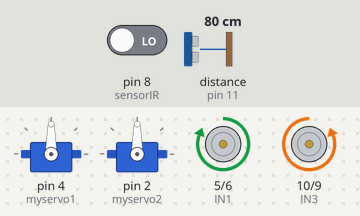
This sketch was run on a simulated Arduino Uno, built with avr-gcc and run on an emulated ATmega328P. On the bench: 2 × servo, motor-driver pin pairs drawn as motors (green arrow = first pin HIGH = forward, orange = second pin HIGH = backward, longer = more drive). The inputs (shaded band) are chosen by the test bench; at power-on: distance to the obstacle (sensor on pin 11) 80 cm, pin 8 (sensorIR) LOW. The echo pulse lasts 58.3 µs per cm; what the sketch prints to the serial monitor is not drawn.

Above: at 1.3 s.
1.4 s: distance to the obstacle (sensor on pin 11) set to 18 cm
3.2 s: distance to the obstacle (sensor on pin 11) set to 14 cm
At 5.2 s:
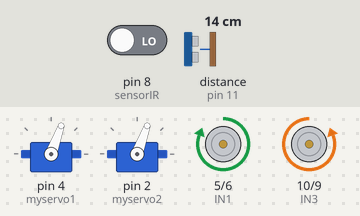
5.5 s: pin 8 (sensorIR) driven HIGH
8.5 s: distance to the obstacle (sensor on pin 11) set to 35 cm
At 11.2 s:
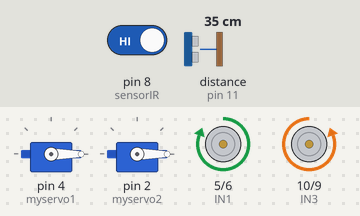
11.5 s: distance to the obstacle (sensor on pin 11) set to 2 cm
At 14.5 s:
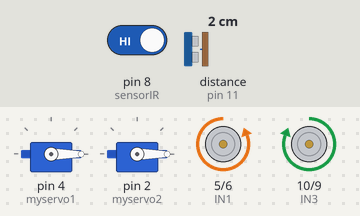
Timing chart, 0 to 15.5 s (numbered marks = the images above; inputs shaded):
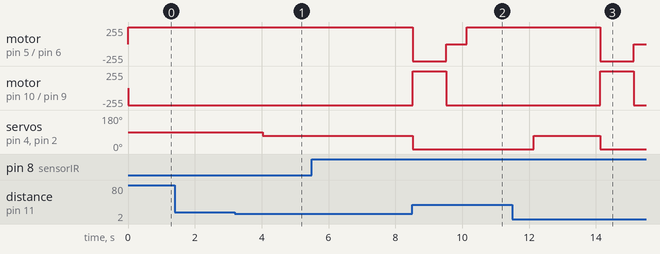

The sketch:

sketch_may25a.ino
```cpp
#include <Servo.h>
#include <Ultrasonic.h>
////////////////////////////////////////////////
#define trigger 12 //larannja
#define echo 13  //verde
#define IN1 5  ///marrom
#define IN2 6  //verde
#define IN3 10  //branco
#define IN4 9 //amrelo
 Servo myservo1;
 Servo myservo2;
 int sensorIR = 8;
 int estado;
 int val;
/*------*/int cm;/*------*/

Ultrasonic ultrasonic(12, 11);

void setup()
  {

    Serial.begin(9600);
    pinMode(trigger, OUTPUT);
    pinMode(echo, INPUT);
    pinMode(IN1, OUTPUT);
    pinMode(IN2, OUTPUT);
    pinMode(IN3, OUTPUT);
    pinMode(IN4, OUTPUT);
    pinMode(sensorIR, INPUT);
    myservo1.attach(4);
    myservo2.attach(2);

  }

   void loop()
    {
    estado = digitalRead(sensorIR);
       cm = ultrasonic.read();
      Serial.print(cm);
    // IR PRA FRENTE
    analogWrite(IN1, 255);
    digitalWrite(IN2, LOW);
    digitalWrite(IN3, LOW);
    analogWrite(IN4, 255);
    delay(500);


    if(cm <= 15){
     myservo2.write(70);
    myservo1.write(70);
   digitalWrite(4, HIGH);
     delay(2000);
        digitalWrite(4, LOW);

    if (estado == HIGH){
      myservo1.write(0);
      myservo2.write(0);

      // IR PRA tras
    digitalWrite(IN1, LOW);
    analogWrite(IN2, 255);
    analogWrite(IN3, 255);
    digitalWrite(IN4, LOW);
    delay(1000);

   // ir para direita

    digitalWrite(IN1, LOW);
    digitalWrite(IN2, LOW);
    digitalWrite(IN3, LOW);
    analogWrite(IN4, 255);
    delay(600);


    }
   }
  /*if(cm <= 75){
    //ir para frente
    //analogWrite(IN1, 255);
    //digitalWrite(IN2, LOW);
    //digitalWrite(IN3, LOW);
    //analogWrite(IN4, 255);
    //delay(500);
    //}*/
    }
```

Measured:
- the behaviour switches between 16 and 15 cm on distance to the obstacle (sensor on pin 11) (found by bisection; images 0 and 1)
- after the input at 1.4 s, every drawn part: stays the same
- after the input at 3.2 s, servo on pin 4 (myservo1), servo on pin 2 (myservo2): 90° → 70° after 0.83 s
- after the input at 5.5 s, every drawn part: stays the same
- after the input at 8.5 s, servo on pin 4 (myservo1), servo on pin 2 (myservo2): goes on until 8.5 s, then stays 0°
- after the input at 11.5 s, motor on pin 5 (IN1) / pin 6 (IN2): forward 255/255 → backward 255/255 after 2.6 s, → stopped 1.0 s later; motor on pin 10 (IN3) / pin 9 (IN4): backward 255/255 → forward 255/255 after 2.6 s, → backward 255/255 1.0 s later; servo on pin 4 (myservo1), servo on pin 2 (myservo2): 0° → 70° after 0.64 s, → 0° 2.0 s later
